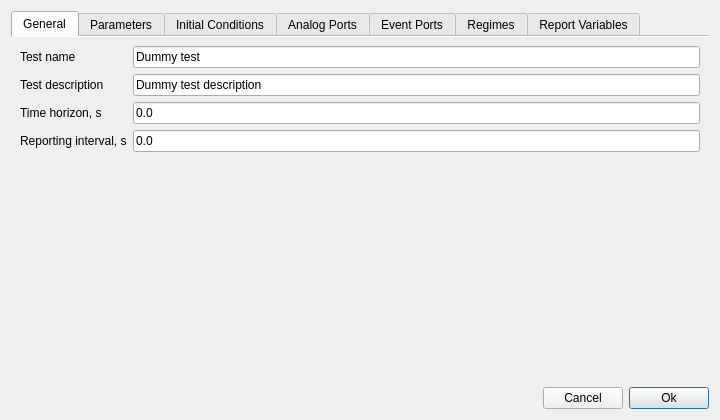
<?xml version="1.0" encoding="UTF-8"?>
<ui version="4.0">
 <class>ninemlTester</class>
 <widget class="QDialog" name="ninemlTester">
  <property name="geometry">
   <rect>
    <x>0</x>
    <y>0</y>
    <width>720</width>
    <height>420</height>
   </rect>
  </property>
  <property name="windowTitle">
   <string>NineML Component Tester</string>
  </property>
  <layout class="QVBoxLayout" name="verticalLayout_5">
   <item>
    <widget class="QTabWidget" name="tabWidget">
     <property name="tabPosition">
      <enum>QTabWidget::North</enum>
     </property>
     <property name="tabShape">
      <enum>QTabWidget::Rounded</enum>
     </property>
     <property name="currentIndex">
      <number>0</number>
     </property>
     <property name="documentMode">
      <bool>true</bool>
     </property>
     <widget class="QWidget" name="tab_1">
      <attribute name="title">
       <string>General</string>
      </attribute>
      <layout class="QVBoxLayout" name="verticalLayout_6">
       <item>
        <layout class="QFormLayout" name="formLayout">
         <property name="fieldGrowthPolicy">
          <enum>QFormLayout::AllNonFixedFieldsGrow</enum>
         </property>
         <item row="2" column="0">
          <widget class="QLabel" name="timeHorizonLabel">
           <property name="text">
            <string>Time horizon, s</string>
           </property>
          </widget>
         </item>
         <item row="2" column="1">
          <widget class="QLineEdit" name="timeHorizonSLineEdit">
           <property name="inputMask">
            <string/>
           </property>
           <property name="text">
            <string>0.0</string>
           </property>
          </widget>
         </item>
         <item row="3" column="0">
          <widget class="QLabel" name="reportingIntervalLabel">
           <property name="text">
            <string>Reporting interval, s</string>
           </property>
          </widget>
         </item>
         <item row="3" column="1">
          <widget class="QLineEdit" name="reportingIntervalSLineEdit">
           <property name="text">
            <string>0.0</string>
           </property>
          </widget>
         </item>
         <item row="0" column="0">
          <widget class="QLabel" name="testNameLabel">
           <property name="text">
            <string>Test name</string>
           </property>
          </widget>
         </item>
         <item row="0" column="1">
          <widget class="QLineEdit" name="testNameLineEdit">
           <property name="text">
            <string>Dummy test</string>
           </property>
          </widget>
         </item>
         <item row="1" column="0">
          <widget class="QLabel" name="testDescriptionLabel">
           <property name="text">
            <string>Test description</string>
           </property>
          </widget>
         </item>
         <item row="1" column="1">
          <widget class="QLineEdit" name="testDescriptionLineEdit">
           <property name="text">
            <string>Dummy test description</string>
           </property>
          </widget>
         </item>
        </layout>
       </item>
      </layout>
     </widget>
     <widget class="QWidget" name="tab_2">
      <attribute name="title">
       <string>Parameters</string>
      </attribute>
      <layout class="QVBoxLayout" name="verticalLayout_4">
       <item>
        <widget class="QTreeWidget" name="treeParameters">
         <property name="alternatingRowColors">
          <bool>true</bool>
         </property>
         <attribute name="headerDefaultSectionSize">
          <number>300</number>
         </attribute>
         <attribute name="headerMinimumSectionSize">
          <number>100</number>
         </attribute>
         <column>
          <property name="text">
           <string>Name</string>
          </property>
         </column>
         <column>
          <property name="text">
           <string>Value</string>
          </property>
         </column>
        </widget>
       </item>
      </layout>
     </widget>
     <widget class="QWidget" name="tab_3">
      <attribute name="title">
       <string>Initial Conditions</string>
      </attribute>
      <layout class="QVBoxLayout" name="verticalLayout_3">
       <item>
        <widget class="QTreeWidget" name="treeInitialConditions">
         <property name="alternatingRowColors">
          <bool>true</bool>
         </property>
         <attribute name="headerDefaultSectionSize">
          <number>300</number>
         </attribute>
         <attribute name="headerMinimumSectionSize">
          <number>100</number>
         </attribute>
         <column>
          <property name="text">
           <string>Name</string>
          </property>
         </column>
         <column>
          <property name="text">
           <string>Value</string>
          </property>
         </column>
        </widget>
       </item>
      </layout>
     </widget>
     <widget class="QWidget" name="tab_4">
      <attribute name="title">
       <string>Analog Ports</string>
      </attribute>
      <layout class="QVBoxLayout" name="verticalLayout_2">
       <item>
        <widget class="QTreeWidget" name="treeAnalogPorts">
         <property name="editTriggers">
          <set>QAbstractItemView::NoEditTriggers</set>
         </property>
         <property name="alternatingRowColors">
          <bool>true</bool>
         </property>
         <attribute name="headerDefaultSectionSize">
          <number>300</number>
         </attribute>
         <attribute name="headerMinimumSectionSize">
          <number>100</number>
         </attribute>
         <column>
          <property name="text">
           <string>Name</string>
          </property>
         </column>
         <column>
          <property name="text">
           <string>Value</string>
          </property>
         </column>
        </widget>
       </item>
      </layout>
     </widget>
     <widget class="QWidget" name="tab_6">
      <property name="enabled">
       <bool>true</bool>
      </property>
      <attribute name="title">
       <string>Event Ports</string>
      </attribute>
      <layout class="QVBoxLayout" name="verticalLayout">
       <item>
        <widget class="QTreeWidget" name="treeEventPorts">
         <property name="editTriggers">
          <set>QAbstractItemView::NoEditTriggers</set>
         </property>
         <property name="alternatingRowColors">
          <bool>true</bool>
         </property>
         <attribute name="headerDefaultSectionSize">
          <number>300</number>
         </attribute>
         <attribute name="headerMinimumSectionSize">
          <number>100</number>
         </attribute>
         <column>
          <property name="text">
           <string>Name</string>
          </property>
         </column>
         <column>
          <property name="text">
           <string>Value</string>
          </property>
         </column>
        </widget>
       </item>
      </layout>
     </widget>
     <widget class="QWidget" name="tab_5">
      <attribute name="title">
       <string>Regimes</string>
      </attribute>
      <layout class="QVBoxLayout" name="verticalLayout_7">
       <item>
        <widget class="QTreeWidget" name="treeRegimes">
         <property name="editTriggers">
          <set>QAbstractItemView::NoEditTriggers</set>
         </property>
         <property name="alternatingRowColors">
          <bool>true</bool>
         </property>
         <attribute name="headerDefaultSectionSize">
          <number>300</number>
         </attribute>
         <attribute name="headerMinimumSectionSize">
          <number>100</number>
         </attribute>
         <column>
          <property name="text">
           <string>Name</string>
          </property>
         </column>
         <column>
          <property name="text">
           <string>Value</string>
          </property>
         </column>
        </widget>
       </item>
      </layout>
     </widget>
     <widget class="QWidget" name="tab_7">
      <attribute name="title">
       <string>Report Variables</string>
      </attribute>
      <layout class="QVBoxLayout" name="verticalLayout_8">
       <item>
        <widget class="QTreeWidget" name="treeResultsVariables">
         <property name="alternatingRowColors">
          <bool>true</bool>
         </property>
         <property name="columnCount">
          <number>1</number>
         </property>
         <attribute name="headerVisible">
          <bool>false</bool>
         </attribute>
         <attribute name="headerDefaultSectionSize">
          <number>300</number>
         </attribute>
         <attribute name="headerMinimumSectionSize">
          <number>100</number>
         </attribute>
         <column>
          <property name="text">
           <string>Name</string>
          </property>
         </column>
        </widget>
       </item>
      </layout>
     </widget>
    </widget>
   </item>
   <item>
    <layout class="QHBoxLayout" name="horizontalLayout_2">
     <item>
      <spacer name="horizontalSpacer">
       <property name="orientation">
        <enum>Qt::Horizontal</enum>
       </property>
       <property name="sizeHint" stdset="0">
        <size>
         <width>40</width>
         <height>20</height>
        </size>
       </property>
      </spacer>
     </item>
     <item>
      <widget class="QPushButton" name="buttonCancel">
       <property name="text">
        <string>Cancel</string>
       </property>
      </widget>
     </item>
     <item>
      <widget class="QPushButton" name="buttonOk">
       <property name="text">
        <string>Ok</string>
       </property>
       <property name="default">
        <bool>true</bool>
       </property>
      </widget>
     </item>
    </layout>
   </item>
  </layout>
 </widget>
 <resources/>
 <connections/>
</ui>
